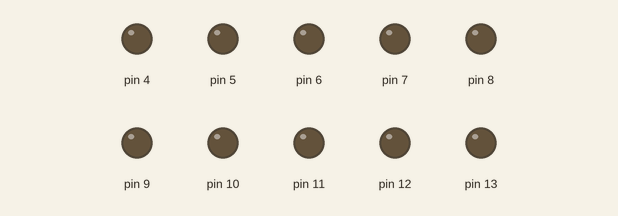
Recording of a sketch running on a simulated Arduino Uno, built with avr-gcc and run on an emulated ATmega328P. On the bench: output pins drawn as LEDs (lit = HIGH).

Above: at 0.05 s.
At 0.35 s:
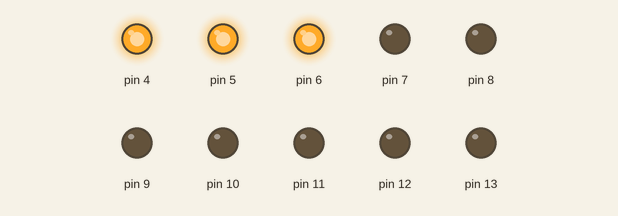
At 0.75 s:
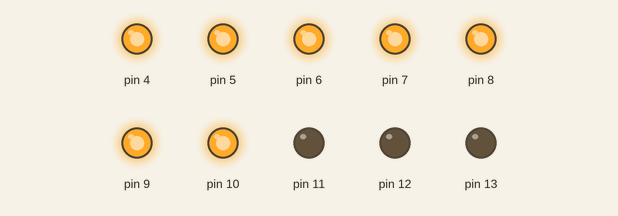
At 1.45 s:
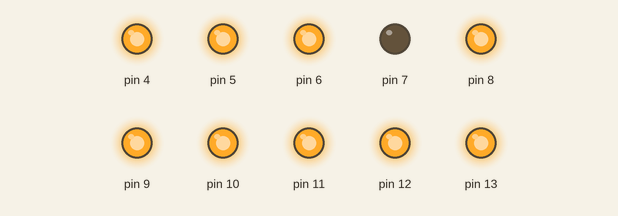
At 2.15 s:
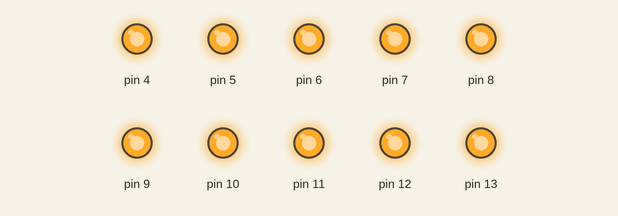
At 2.85 s:
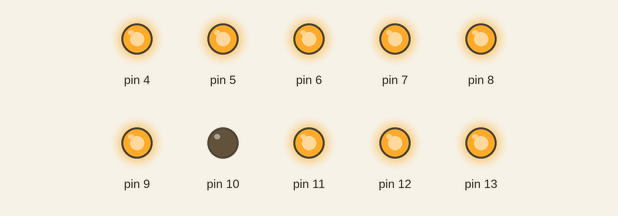
Timing chart, 0 to 3.1 s (numbered marks = the images above):
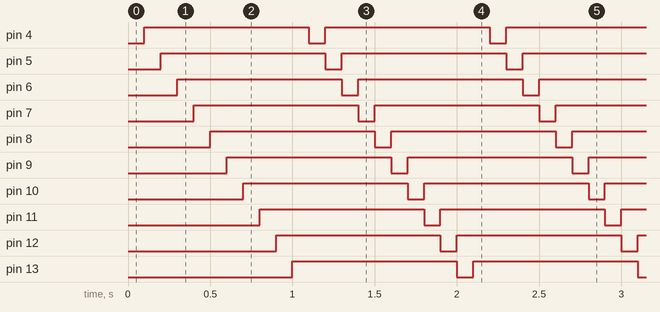

The sketch:

chenille_ameliorer.ino
```cpp
void setup() {
  pinMode(4,OUTPUT);
  pinMode(5,OUTPUT);
  pinMode(6,OUTPUT);
  pinMode(7,OUTPUT);
  pinMode(8,OUTPUT);
  pinMode(9,OUTPUT);
  pinMode(10,OUTPUT);
  pinMode(11,OUTPUT);
  pinMode(12,OUTPUT);
  pinMode(13,OUTPUT);

}

void loop() {
  digitalWrite(4,LOW);
  delay(100);
  digitalWrite(4,HIGH);
  digitalWrite(5,LOW);
  delay(100);
  digitalWrite(5,HIGH);
  digitalWrite(6,LOW);
  delay(100);
  digitalWrite(6,HIGH);
  digitalWrite(7,LOW);
  delay(100);
  digitalWrite(7,HIGH);
  digitalWrite(8,LOW);
  delay(100);
  digitalWrite(8,HIGH);
  digitalWrite(9,LOW);
  delay(100);
  digitalWrite(9,HIGH);
  digitalWrite(10,LOW);
  delay(100);
  digitalWrite(10,HIGH);
  digitalWrite(11,LOW);
  delay(100);
  digitalWrite(11,HIGH);
  digitalWrite(12,LOW);
  delay(100);
  digitalWrite(12,HIGH);
  digitalWrite(13,LOW);
  delay(100);
  digitalWrite(13,HIGH);
  delay(100);
  loop;
}
```

Measured:
- by itself, pin 4–13: alternates HIGH for 1.0 s and LOW for 0.10 s
